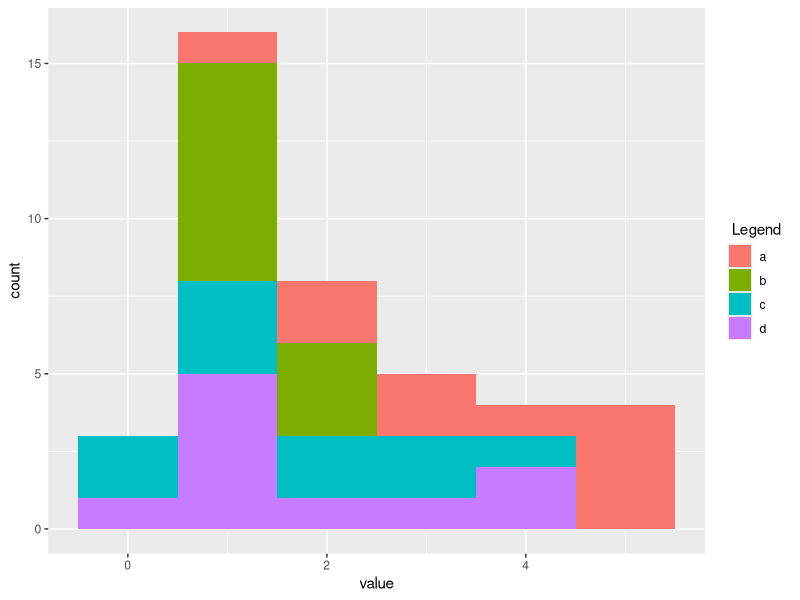

The R script that drew this image:
require(reshape2)  # this is the library that lets you flatten out data
require(ggplot2)   # plotting library

A<-runif(10,0,5)
B<-runif(10,0,2)
C<-runif(10,0,4)
D<-runif(10,0,5)

bucket<-list(a=A,b=B,c=C,d=D) # this puts all values in one list

# the melt command flattens the 'bucket' list into value/vectorname pairs
# the 2 columns are called 'value' and 'L1' by default
# 'fill' will color bars differently depending on L1 group
# call geom_histogram with position="dodge" to offset the bars and manual binwidth of 2

ggplot(melt(bucket), aes(value, fill = L1)) + 
  geom_histogram(position = "stack", binwidth=1,bins = 6)+labs(fill=' Legend ')
